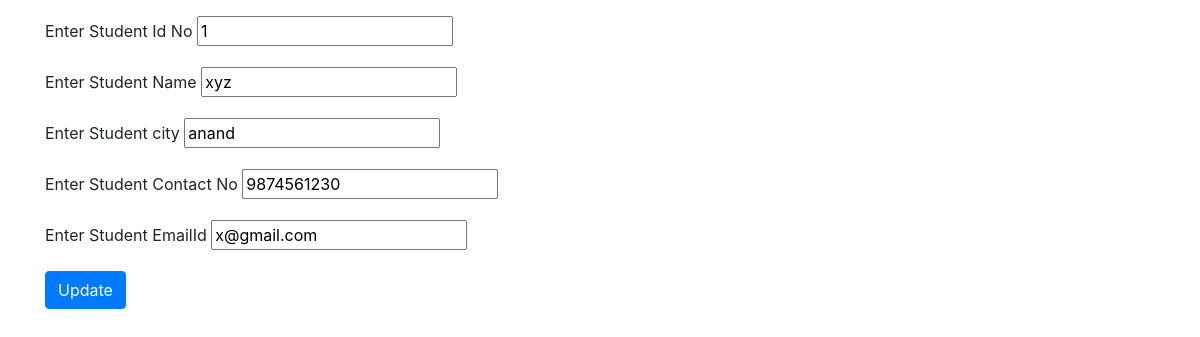
Screenshot of /update/1 with the database file from the repository.
### studentdata/models.py (models this page shows, shortened)
class StudentDetail(models.Model):
    stu_id=models.IntegerField()
    stu_name=models.CharField(max_length=50)
    stu_city=models.CharField(max_length=150)
    stu_contactno=models.IntegerField()
    stu_email=models.EmailField()
    class Meta:
        db_table="tbl_student"

### studentdata/views.py (the view)
# urls.py: path('update/<int:sid>',views.update,name='update'),
def update(request,sid):
    student_data = StudentDetail.objects.get(stu_id=sid)
    form=StudentForm(request.POST,instance=student_data)
    if form.is_valid():
        form.save()
        return redirect('/show')
    return render(request,'update.html',{'sdata':student_data})

### studentdata/templates/update.html (shortened to what this page needs)
<!doctype html>
<html lang="en">
  <head>
    <link rel="stylesheet" href="https://cdn.jsdelivr.net/npm/bootstrap@4.6.0/dist/css/bootstrap.min.css">
  </head>
  <body>
    <div class="container my-3">
        <form method="post" action="/update/{{sdata.stu_id}}">
            <div class="form-row">
    <div class="form-group col-md-6">
      <label>Enter Student Id No</label>
      <input  value="{{sdata.stu_id}}" name="stu_id">
    </div></div>
            <div class="form-row">
    <div class="form-group col-md-6">
      <label>Enter Student Name</label>
      <input type="text" value="{{sdata.stu_name}}" name="stu_name">
    </div>
            </div>
            <div class="form-row">
    <div class="form-group col-md-6">
      <label>Enter Student city</label>
     <input type="text" value="{{sdata.stu_city}}" name="stu_city">
    </div>
            </div>
            <div class="form-row">
    <div class="form-group col-md-6">
      <label>Enter Student Contact No</label>
     <input type="tel" value="{{sdata.stu_contactno}}" name="stu_contactno">
    </div>
            </div>
            <div class="form-row">
    <div class="form-group col-md-6">
      <label>Enter Student EmailId</label>
     <input type="email" value="{{sdata.stu_email}}" name="stu_email">
    </div>
            </div>
  <button type="submit" class="btn btn-primary">Update</button>
</form>
    </div>
  </body>
</html>

### rows the page displays
StudentDetail: stu_id "1", stu_name "xyz", stu_city "anand", stu_contactno "9874561230", stu_email "x@gmail.com"
